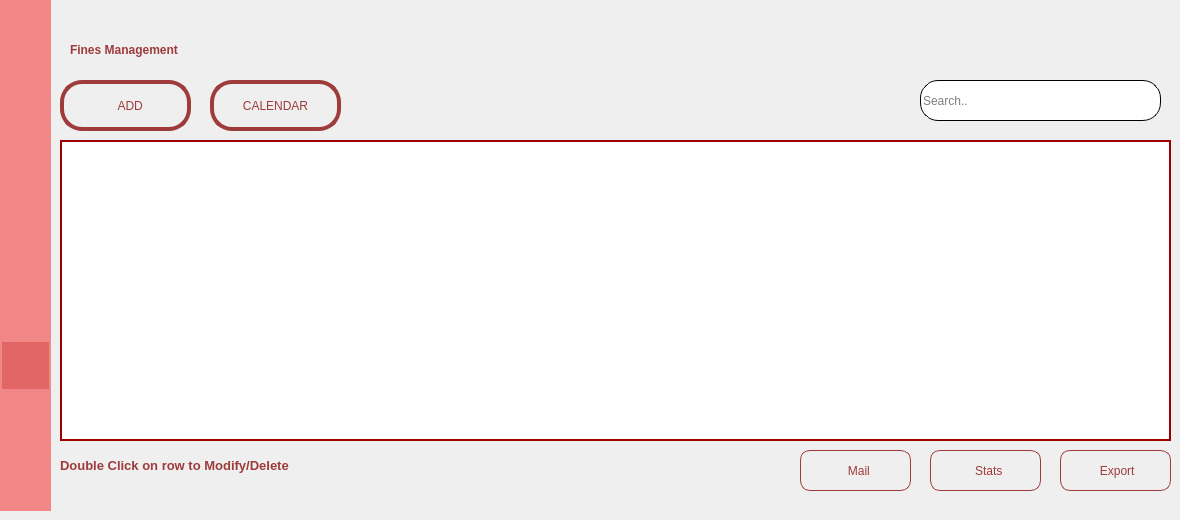
    <widget class="QWidget" name="page_7">
     <widget class="QLabel" name="label_8">
      <property name="geometry">
       <rect>
        <x>70</x>
        <y>0</y>
        <width>331</width>
        <height>101</height>
       </rect>
      </property>
      <property name="styleSheet">
       <string notr="true">font: 75 24pt &quot;Arial&quot;;
font: 75 italic 16pt &quot;Arial&quot;;
background-color: rgba(0,0,0,0%);</string>
      </property>
      <property name="text">
       <string>&lt;html&gt;&lt;head/&gt;&lt;body&gt;&lt;p&gt;&lt;span style=&quot; font-weight:600; color:#9e3b3b;&quot;&gt;Fines Management&lt;/span&gt;&lt;/p&gt;&lt;/body&gt;&lt;/html&gt;</string>
      </property>
     </widget>
     <widget class="QLabel" name="label_11">
      <property name="geometry">
       <rect>
        <x>330</x>
        <y>60</y>
        <width>521</width>
        <height>401</height>
       </rect>
      </property>
      <property name="text">
       <string/>
      </property>
      <property name="pixmap">
       <pixmap resource="ressources.qrc">:/new/prefix1/gfx/3516835.png</pixmap>
      </property>
      <property name="scaledContents">
       <bool>true</bool>
      </property>
     </widget>
     <widget class="QTableView" name="tableView_amendes">
      <property name="geometry">
       <rect>
        <x>60</x>
        <y>140</y>
        <width>1111</width>
        <height>301</height>
       </rect>
      </property>
      <property name="styleSheet">
       <string notr="true">QTableView{
alternate-background-color: #CC3333;
border: 2px solid;
border-color: #9B0000;
selection-background-color: #FF5555;
}

QHeaderView::section {
    background-color: #F28787;;
    color: white;
    padding: 4px;
    border: 1px solid #F28787;; 
}</string>
      </property>
     </widget>
     <widget class="QPushButton" name="ajouter_amendes">
      <property name="geometry">
       <rect>
        <x>60</x>
        <y>80</y>
        <width>131</width>
        <height>51</height>
       </rect>
      </property>
      <property name="styleSheet">
       <string notr="true">QPushButton {
color: rgb(158,59,59);
font: 75 12pt &quot;Arial&quot;;
border: 4px solid rgb(158,59,59);
border-radius: 22px;
}</string>
      </property>
      <property name="text">
       <string>   ADD</string>
      </property>
      <property name="icon">
       <iconset resource="ressources.qrc">
        <normaloff>:/new/prefix1/gfx/ajouter.png</normaloff>:/new/prefix1/gfx/ajouter.png</iconset>
      </property>
      <property name="iconSize">
       <size>
        <width>31</width>
        <height>31</height>
       </size>
      </property>
     </widget>
     <widget class="QLineEdit" name="recherche_amendes">
      <property name="geometry">
       <rect>
        <x>920</x>
        <y>80</y>
        <width>241</width>
        <height>41</height>
       </rect>
      </property>
      <property name="styleSheet">
       <string notr="true">QLineEdit{
border: 1px solid;
border-radius: 18px;
}</string>
      </property>
      <property name="placeholderText">
       <string>Search..</string>
      </property>
     </widget>
     <widget class="QLabel" name="label_16">
      <property name="geometry">
       <rect>
        <x>1130</x>
        <y>80</y>
        <width>41</width>
        <height>41</height>
       </rect>
      </property>
      <property name="styleSheet">
       <string notr="true">background-color: rgba(0,0,0,0%);</string>
      </property>
      <property name="text">
       <string/>
      </property>
      <property name="pixmap">
       <pixmap resource="ressources.qrc">:/new/prefix1/gfx/Ellipse 7.png</pixmap>
      </property>
      <property name="scaledContents">
       <bool>true</bool>
      </property>
     </widget>
     <widget class="QLabel" name="label_17">
      <property name="geometry">
       <rect>
        <x>1140</x>
        <y>90</y>
        <width>21</width>
        <height>21</height>
       </rect>
      </property>
      <property name="styleSheet">
       <string notr="true">background-color: rgba(0,0,0,0%);</string>
      </property>
      <property name="text">
       <string/>
      </property>
      <property name="pixmap">
       <pixmap resource="ressources.qrc">:/new/prefix1/gfx/loupe.png</pixmap>
      </property>
      <property name="scaledContents">
       <bool>true</bool>
      </property>
     </widget>
     <widget class="QPushButton" name="Tri_amendes">
      <property name="geometry">
       <rect>
        <x>860</x>
        <y>80</y>
        <width>41</width>
        <height>41</height>
       </rect>
      </property>
      <property name="styleSheet">
       <string notr="true">QPushButton {
border-radius:10px;
background-color: rgba(0,0,0,0%);
}

QPushButton:hover {

  background-color: #E26666;
}
QPushButton:pressed {
  background-color: #a63b3b; 
}</string>
      </property>
      <property name="text">
       <string/>
      </property>
      <property name="icon">
       <iconset resource="ressources.qrc">
        <normaloff>:/new/prefix1/gfx/download.png</normaloff>:/new/prefix1/gfx/download.png</iconset>
      </property>
      <property name="iconSize">
       <size>
        <width>31</width>
        <height>31</height>
       </size>
      </property>
     </widget>
     <widget class="QPushButton" name="calendrier_amendes">
      <property name="geometry">
       <rect>
        <x>210</x>
        <y>80</y>
        <width>131</width>
        <height>51</height>
       </rect>
      </property>
      <property name="styleSheet">
       <string notr="true">QPushButton {
color: rgb(158,59,59);
font: 75 8pt &quot;Arial&quot;;
border: 4px solid rgb(158,59,59);
border-radius: 22px;
}</string>
      </property>
      <property name="text">
       <string>CALENDAR</string>
      </property>
      <property name="icon">
       <iconset resource="ressources.qrc">
        <normaloff>:/new/prefix1/gfx/calendar.png</normaloff>:/new/prefix1/gfx/calendar.png</iconset>
      </property>
      <property name="iconSize">
       <size>
        <width>31</width>
        <height>31</height>
       </size>
      </property>
     </widget>
     <widget class="QPushButton" name="PDF_9">
      <property name="geometry">
       <rect>
        <x>1060</x>
        <y>450</y>
        <width>111</width>
        <height>41</height>
       </rect>
      </property>
      <property name="styleSheet">
       <string notr="true">QPushButton {
color: rgb(158,59,59);
font: 75 12pt &quot;Arial&quot;;
border: 1px solid rgb(158,59,59);
border-radius: 10px;
}</string>
      </property>
      <property name="text">
       <string> Export</string>
      </property>
      <property name="icon">
       <iconset resource="ressources.qrc">
        <normaloff>:/new/prefix1/gfx/pdf.png</normaloff>:/new/prefix1/gfx/pdf.png</iconset>
      </property>
      <property name="iconSize">
       <size>
        <width>20</width>
        <height>20</height>
       </size>
      </property>
     </widget>
     <widget class="QPushButton" name="stats_amendes">
      <property name="geometry">
       <rect>
        <x>930</x>
        <y>450</y>
        <width>111</width>
        <height>41</height>
       </rect>
      </property>
      <property name="styleSheet">
       <string notr="true">QPushButton {
color: rgb(158,59,59);
font: 75 12pt &quot;Arial&quot;;
border: 1px solid rgb(158,59,59);
border-radius: 10px;
}</string>
      </property>
      <property name="text">
       <string>  Stats</string>
      </property>
      <property name="icon">
       <iconset resource="ressources.qrc">
        <normaloff>:/new/prefix1/gfx/stats.png</normaloff>:/new/prefix1/gfx/stats.png</iconset>
      </property>
      <property name="iconSize">
       <size>
        <width>20</width>
        <height>20</height>
       </size>
      </property>
     </widget>
     <widget class="QPushButton" name="mail_amendes">
      <property name="geometry">
       <rect>
        <x>800</x>
        <y>450</y>
        <width>111</width>
        <height>41</height>
       </rect>
      </property>
      <property name="styleSheet">
       <string notr="true">QPushButton {
color: rgb(158,59,59);
font: 75 12pt &quot;Arial&quot;;
border: 1px solid rgb(158,59,59);
border-radius: 10px;
}</string>
      </property>
      <property name="text">
       <string>  Mail</string>
      </property>
      <property name="icon">
       <iconset resource="ressources.qrc">
        <normaloff>:/new/prefix1/gfx/mail.png</normaloff>:/new/prefix1/gfx/mail.png</iconset>
      </property>
      <property name="iconSize">
       <size>
        <width>25</width>
        <height>25</height>
       </size>
      </property>
     </widget>
     <widget class="QLabel" name="label_26">
      <property name="geometry">
       <rect>
        <x>60</x>
        <y>445</y>
        <width>361</width>
        <height>41</height>
       </rect>
      </property>
      <property name="text">
       <string>&lt;html&gt;&lt;head/&gt;&lt;body&gt;&lt;p&gt;&lt;span style=&quot; font-size:10pt; font-weight:600; color:#9e3b3b;&quot;&gt;Double Click on row to Modify/Delete&lt;/span&gt;&lt;/p&gt;&lt;/body&gt;&lt;/html&gt;</string>
      </property>
     </widget>
     <widget class="QLabel" name="label">
      <property name="geometry">
       <rect>
        <x>0</x>
        <y>0</y>
        <width>51</width>
        <height>511</height>
       </rect>
      </property>
      <property name="styleSheet">
       <string notr="true">QLabel{
background-color: #F28787;}</string>
      </property>
      <property name="text">
       <string/>
      </property>
     </widget>
     <widget class="QPushButton" name="Button_employes">
      <property name="geometry">
       <rect>
        <x>0</x>
        <y>100</y>
        <width>51</width>
        <height>51</height>
       </rect>
      </property>
      <property name="styleSheet">
       <string notr="true">QPushButton {
    border: 2px solid #F28787;
    background-color: #F28787;
}

/* Hover styles */
QPushButton:hover {
  background-color: #E26666;
}

/* Pressed styles */
QPushButton:pressed {
  background-color: #a63b3b; 
}</string>
      </property>
      <property name="text">
       <string/>
      </property>
      <property name="icon">
       <iconset resource="ressources.qrc">
        <normaloff>:/new/prefix1/gfx/badge-didentite.png</normaloff>:/new/prefix1/gfx/badge-didentite.png</iconset>
      </property>
      <property name="iconSize">
       <size>
        <width>31</width>
        <height>31</height>
       </size>
      </property>
     </widget>
     <widget class="QPushButton" name="Button_clients">
      <property name="geometry">
       <rect>
        <x>0</x>
        <y>160</y>
        <width>51</width>
        <height>51</height>
       </rect>
      </property>
      <property name="styleSheet">
       <string notr="true">QPushButton {
    border: 2px solid #F28787;
    background-color: #F28787;
}

/* Hover styles */
QPushButton:hover {
  background-color: #E26666;
}

/* Pressed styles */
QPushButton:pressed {
  background-color: #a63b3b; 
}</string>
      </property>
      <property name="text">
       <string/>
      </property>
      <property name="icon">
       <iconset resource="ressources.qrc">
        <normaloff>:/new/prefix1/gfx/utilisateurs-alt (1).png</normaloff>:/new/prefix1/gfx/utilisateurs-alt (1).png</iconset>
      </property>
      <property name="iconSize">
       <size>
        <width>31</width>
        <height>31</height>
       </size>
      </property>
     </widget>
     <widget class="QPushButton" name="Button_produits">
      <property name="geometry">
       <rect>
        <x>0</x>
        <y>220</y>
        <width>51</width>
        <height>51</height>
       </rect>
      </property>
      <property name="styleSheet">
       <string notr="true">QPushButton {
    border: 2px solid #F28787;
    background-color: #F28787;
}

/* Hover styles */
QPushButton:hover {
  background-color: #E26666;
}

/* Pressed styles */
QPushButton:pressed {
  background-color: #a63b3b; 
}</string>
      </property>
      <property name="text">
       <string/>
      </property>
      <property name="icon">
       <iconset resource="ressources.qrc">
        <normaloff>:/new/prefix1/gfx/boite-ouverte.png</normaloff>:/new/prefix1/gfx/boite-ouverte.png</iconset>
      </property>
      <property name="iconSize">
       <size>
        <width>31</width>
        <height>31</height>
       </size>
      </property>
     </widget>
     <widget class="QPushButton" name="Button_normes">
      <property name="enabled">
       <bool>true</bool>
      </property>
      <property name="geometry">
       <rect>
        <x>0</x>
        <y>280</y>
        <width>51</width>
        <height>51</height>
       </rect>
      </property>
      <property name="styleSheet">
       <string notr="true">QPushButton {
    border: 2px solid #F28787;
    background-color: #F28787;
}

/* Hover styles */
QPushButton:hover {
  background-color: #E26666;
}

/* Pressed styles */
QPushButton:pressed {
  background-color: #a63b3b; 
}</string>
      </property>
      <property name="text">
       <string/>
      </property>
      <property name="icon">
       <iconset resource="ressources.qrc">
        <normaloff>:/new/prefix1/gfx/case-a-cocher.png</normaloff>:/new/prefix1/gfx/case-a-cocher.png</iconset>
      </property>
      <property name="iconSize">
       <size>
        <width>31</width>
        <height>31</height>
       </size>
      </property>
     </widget>
     <widget class="QPushButton" name="Button_amendes">
      <property name="geometry">
       <rect>
        <x>0</x>
        <y>340</y>
        <width>51</width>
        <height>51</height>
       </rect>
      </property>
      <property name="styleSheet">
       <string notr="true">QPushButton {
    border: 2px solid #F28787;
	background-color: #E26666;
}

/* Hover styles */
QPushButton:hover {
  background-color: #E26666;
}

/* Pressed styles */
QPushButton:pressed {
  background-color: #a63b3b; 
}</string>
      </property>
      <property name="text">
       <string/>
      </property>
      <property name="icon">
       <iconset resource="ressources.qrc">
        <normaloff>:/new/prefix1/gfx/enveloppe-ouverte-dollar.png</normaloff>:/new/prefix1/gfx/enveloppe-ouverte-dollar.png</iconset>
      </property>
      <property name="iconSize">
       <size>
        <width>31</width>
        <height>31</height>
       </size>
      </property>
     </widget>
     <widget class="QPushButton" name="pushButton_6">
      <property name="geometry">
       <rect>
        <x>0</x>
        <y>460</y>
        <width>51</width>
        <height>51</height>
       </rect>
      </property>
      <property name="styleSheet">
       <string notr="true">QPushButton {
    border: 2px solid #F28787;
    background-color: #F28787;
}

/* Hover styles */
QPushButton:hover {
  background-color: #E26666;
}

/* Pressed styles */
QPushButton:pressed {
  background-color: #a63b3b; 
}</string>
      </property>
      <property name="text">
       <string/>
      </property>
      <property name="icon">
       <iconset resource="ressources.qrc">
        <normaloff>:/new/prefix1/gfx/deconnexion-alt.png</normaloff>:/new/prefix1/gfx/deconnexion-alt.png</iconset>
      </property>
      <property name="iconSize">
       <size>
        <width>31</width>
        <height>31</height>
       </size>
      </property>
     </widget>
     <widget class="QPushButton" name="pushButton_7">
      <property name="geometry">
       <rect>
        <x>0</x>
        <y>0</y>
        <width>51</width>
        <height>51</height>
       </rect>
      </property>
      <property name="styleSheet">
       <string notr="true">QPushButton{
border: 2px solid #F28787;
background-color: #F28787;}</string>
      </property>
      <property name="text">
       <string/>
      </property>
      <property name="icon">
       <iconset resource="ressources.qrc">
        <normaloff>:/new/prefix1/gfx/logo-audit.png</normaloff>:/new/prefix1/gfx/logo-audit.png</iconset>
      </property>
      <property name="iconSize">
       <size>
        <width>35</width>
        <height>35</height>
       </size>
      </property>
     </widget>
    </widget>
